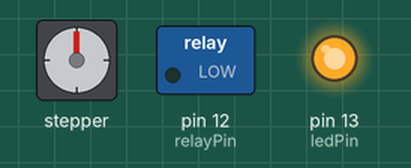
Bench run of a sketch on a simulated Arduino Uno, built with avr-gcc and run on an emulated ATmega328P. Shown: stepper motor, switched loads named in the sketch (green lamp = pin HIGH), output pins drawn as LEDs (lit = HIGH). Stepper angles assume 200 steps per turn.

Above: at 10.8 s.
Timing chart, 0 to 40.0 s (numbered marks = the images above):
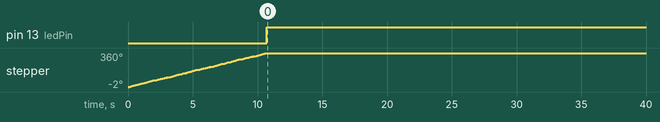

Measured:
- by itself, pin 13 (ledPin): LOW → HIGH at 10.7 s

The sketch:

flute.ino
```cpp
#include <AccelStepper.h>

#define DIR 2
#define STEP 3
const int ledPin = 13;
const int relayPin =  12;      // the number of the LED pin
int relayState = LOW;             // relayState used to set the LED
unsigned long previousMillis1 = 0;        // will store last time LED was updated
long OnTime1 = 250;           // milliseconds of on-time
long OffTime1 = 750;          // milliseconds of off-time

AccelStepper stepper(AccelStepper::DRIVER, STEP, DIR);

volatile int16_t startPos = 200;
volatile int16_t endPos = -200;

void setup() {
  // put your setup code here, to run once:
  pinMode(relayPin, OUTPUT);
  pinMode(ledPin, OUTPUT);
  stepper.setSpeed(500);
  stepper.setAcceleration(500);
}

void loop() {


  // put your main code here, to run repeatedly:

  if (stepper.currentPosition() < startPos) {
    stepper.moveTo(startPos);
    stepper.run();
  }

  else if (stepper.currentPosition() >= startPos) {
    stepper.stop();
    digitalWrite(ledPin,HIGH);
  }


  if (stepper.currentPosition() > endPos) {
    stepper.moveTo(endPos);
    stepper.run();
  }
  else if (stepper.currentPosition() <= endPos) {
    stepper.stop();
    digitalWrite(ledPin,LOW);
  }
//  if(digitalRead(ledPin) == LOW){
//  unsigned long currentMillis = millis();
//        if((relayState == HIGH) && (currentMillis - previousMillis1 >= OnTime1))
//    {
//      relayState = LOW;  // Turn it off
//      previousMillis1 = currentMillis;  // Remember the time
//      digitalWrite(relayPin, relayState);  // Update the actual LED
//    }
//    else if ((relayState == LOW) && (currentMillis - previousMillis1 >= OffTime1))
//    {
//      relayState = HIGH;  // turn it on
//      previousMillis1 = currentMillis;   // Remember the time
//      digitalWrite(relayPin, relayState);    // Update the actual LED
//    }
//  }

}
```
